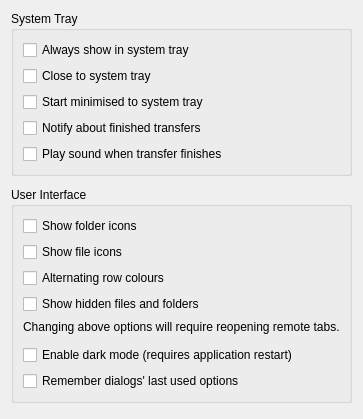
     <widget class="QWidget" name="tab_2">
      <attribute name="title">
       <string>Interface</string>
      </attribute>
      <layout class="QVBoxLayout" name="verticalLayout">
       <item>
        <widget class="QGroupBox" name="groupBox_3">
         <property name="title">
          <string>System Tray</string>
         </property>
         <layout class="QGridLayout" name="gridLayout_4">
          <item row="3" column="0">
           <widget class="QCheckBox" name="notifyFinishedTransfers">
            <property name="toolTip">
             <string>&lt;html&gt;&lt;head/&gt;&lt;body&gt;&lt;p&gt;Attempts to use OS specific notification features to notify about finished transfers&lt;/p&gt;&lt;/body&gt;&lt;/html&gt;</string>
            </property>
            <property name="text">
             <string>Notify about finished transfers</string>
            </property>
           </widget>
          </item>
          <item row="1" column="0">
           <widget class="QCheckBox" name="closeToTray">
            <property name="text">
             <string>Close to system tray</string>
            </property>
           </widget>
          </item>
          <item row="0" column="0">
           <widget class="QCheckBox" name="alwaysShowInTray">
            <property name="text">
             <string>Always show in system tray</string>
            </property>
           </widget>
          </item>
          <item row="4" column="0">
           <widget class="QCheckBox" name="cb_soundNotif">
            <property name="text">
             <string>Play sound when transfer finishes</string>
            </property>
           </widget>
          </item>
          <item row="2" column="0">
           <widget class="QCheckBox" name="startMinimisedToTray">
            <property name="text">
             <string>Start minimised to system tray</string>
            </property>
           </widget>
          </item>
         </layout>
        </widget>
       </item>
       <item>
        <spacer name="verticalSpacer">
         <property name="orientation">
          <enum>Qt::Vertical</enum>
         </property>
         <property name="sizeType">
          <enum>QSizePolicy::Fixed</enum>
         </property>
         <property name="sizeHint" stdset="0">
          <size>
           <width>20</width>
           <height>5</height>
          </size>
         </property>
        </spacer>
       </item>
       <item>
        <widget class="QGroupBox" name="groupBox">
         <property name="title">
          <string>User Interface</string>
         </property>
         <layout class="QGridLayout" name="gridLayout">
          <item row="8" column="0">
           <widget class="QCheckBox" name="darkMode">
            <property name="text">
             <string>Enable dark mode (requires application restart)</string>
            </property>
           </widget>
          </item>
          <item row="9" column="0">
           <widget class="QCheckBox" name="rememberLastOptions">
            <property name="toolTip">
             <string>&lt;html&gt;&lt;head/&gt;&lt;body&gt;&lt;p&gt;When checked new dialog (e.g. transfer, export or mount) will open with previously used options (if any modified).&lt;/p&gt;&lt;p&gt;When unchecked new dialog will always open with default options.&lt;/p&gt;&lt;/body&gt;&lt;/html&gt;</string>
            </property>
            <property name="text">
             <string>Remember dialogs' last used options</string>
            </property>
           </widget>
          </item>
          <item row="0" column="0" colspan="2">
           <widget class="QCheckBox" name="showFolderIcons">
            <property name="sizePolicy">
             <sizepolicy hsizetype="Fixed" vsizetype="Fixed">
              <horstretch>0</horstretch>
              <verstretch>0</verstretch>
             </sizepolicy>
            </property>
            <property name="toolTip">
             <string>&lt;html&gt;&lt;head/&gt;&lt;body&gt;&lt;p&gt;Display folders as icons&lt;/p&gt;&lt;/body&gt;&lt;/html&gt;</string>
            </property>
            <property name="text">
             <string>Show folder icons</string>
            </property>
           </widget>
          </item>
          <item row="4" column="0">
           <widget class="QCheckBox" name="showHidden">
            <property name="text">
             <string>Show hidden files and folders</string>
            </property>
           </widget>
          </item>
          <item row="1" column="0" colspan="2">
           <widget class="QCheckBox" name="showFileIcons">
            <property name="toolTip">
             <string>&lt;html&gt;&lt;head/&gt;&lt;body&gt;&lt;p&gt;Display files as icons&lt;/p&gt;&lt;/body&gt;&lt;/html&gt;</string>
            </property>
            <property name="text">
             <string>Show file icons</string>
            </property>
           </widget>
          </item>
          <item row="6" column="0" colspan="3">
           <widget class="QLabel" name="info">
            <property name="text">
             <string>Changing above options will require reopening remote tabs.</string>
            </property>
           </widget>
          </item>
          <item row="3" column="0" colspan="2">
           <widget class="QCheckBox" name="rowColors">
            <property name="text">
             <string>Alternating row colours</string>
            </property>
           </widget>
          </item>
          <item row="7" column="0">
           <spacer name="verticalSpacer_13">
            <property name="orientation">
             <enum>Qt::Vertical</enum>
            </property>
            <property name="sizeType">
             <enum>QSizePolicy::Fixed</enum>
            </property>
            <property name="sizeHint" stdset="0">
             <size>
              <width>20</width>
              <height>5</height>
             </size>
            </property>
           </spacer>
          </item>
         </layout>
        </widget>
       </item>
       <item>
        <spacer name="verticalSpacer_10">
         <property name="orientation">
          <enum>Qt::Vertical</enum>
         </property>
         <property name="sizeType">
          <enum>QSizePolicy::Fixed</enum>
         </property>
         <property name="sizeHint" stdset="0">
          <size>
           <width>20</width>
           <height>5</height>
          </size>
         </property>
        </spacer>
       </item>
       <item>
        <spacer name="verticalSpacer_gui_style">
         <property name="orientation">
          <enum>Qt::Vertical</enum>
         </property>
         <property name="sizeHint" stdset="0">
          <size>
           <width>20</width>
           <height>0</height>
          </size>
         </property>
        </spacer>
       </item>
      </layout>
     </widget>
